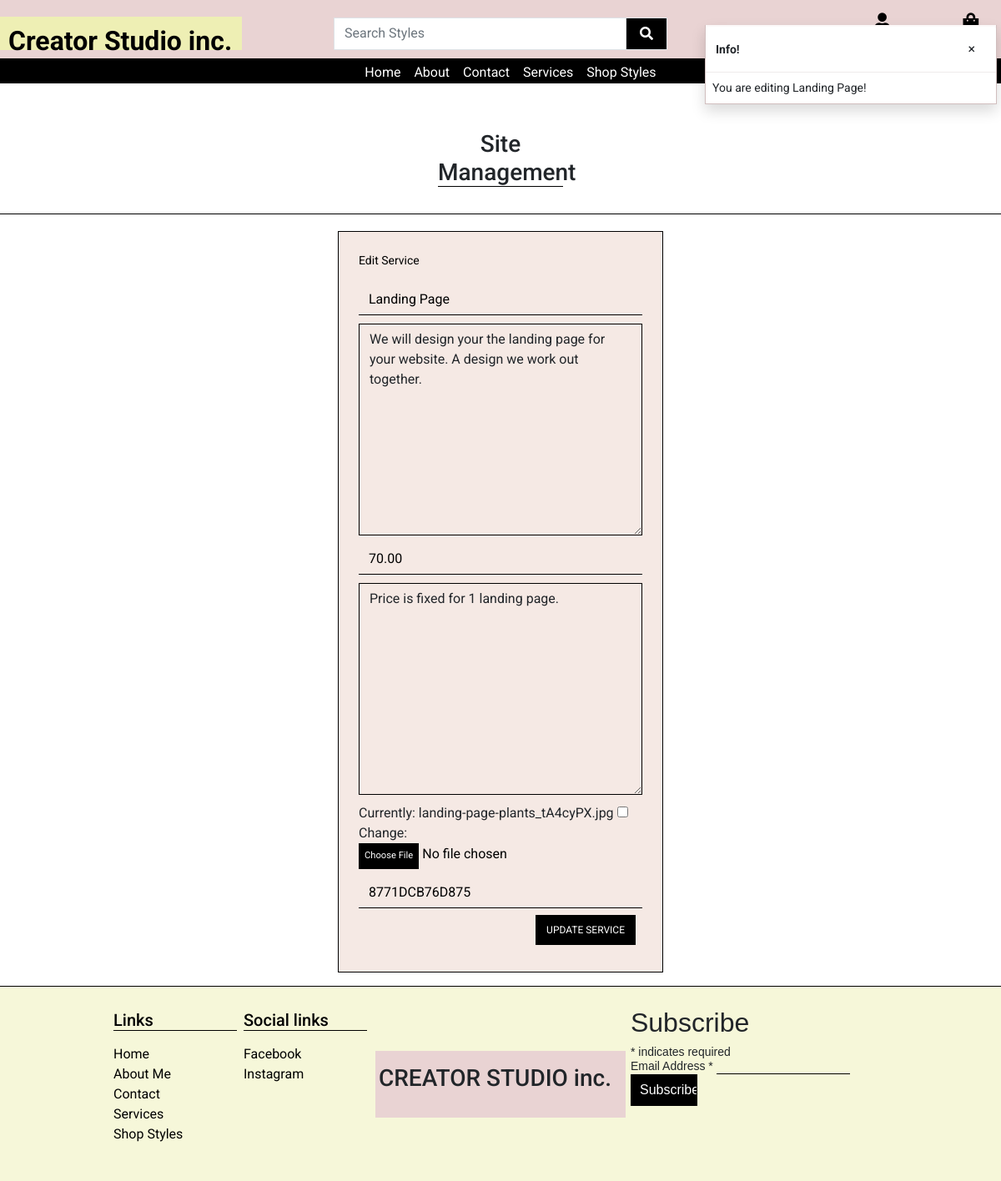
The page /services/edit/4/ (signed in) on the database its author committed.
### services/models.py (models this page shows, shortened)
class Services(models.Model):
    class Meta:
        verbose_name_plural = 'Services'
    name = models.CharField(max_length=254)
    description = models.TextField(max_length=254)
    price = models.DecimalField(max_digits=6, decimal_places=2)
    pricing_description = models.TextField(max_length=254)
    service_image = models.ImageField(null=True, blank=True)
    sku = models.CharField(max_length=254, null=True, blank=True)

### services/views.py (the view)
# urls.py: path('edit/<int:service_id>/', views.edit_service, name='edit_service'),
@login_required
def edit_service(request, service_id):
    if not request.user.is_superuser:
        messages.error(request, 'Sorry, only storeowners can do that!')
        return redirect(reverse('home'))
    service = get_object_or_404(Services, id=service_id)
    if request.method == 'POST':
        form = ServiceForm(request.POST, request.FILES, instance=service)
        if form.is_valid():
            form.save()
            messages.success(request, 'Successfully updated service!')
            return redirect('services')
        else:
            messages.error(request, 'Failed to update product. Please ensure the form is valid.')
    else:
        form = ServiceForm(instance=service)
        messages.info(request, f'You are editing {service.name}!')
    template = 'services/edit_service.html'
    context = {
        'form': form,
        'service': service,
    }
    return render(request, template, context)

### services/forms.py
class ServiceForm(forms.ModelForm):
    class Meta:
        model = Services
        fields = (
            'name',
            'description',
            'price',
            'pricing_description',
            'service_image',
            'sku')
    def __init__(self, *args, **kwargs):
        super().__init__(*args, **kwargs)
        placeholders = {
            'name': 'Service Name',
            'description': 'Service Description',
            'price': 'Price',
            'pricing_description': 'Price Description',
            'service_image': 'Service Image',
            'sku': 'SKU - Unique'
        }
        for field in self.fields:
            placeholder = placeholders[field]
            self.fields[field].widget.attrs['placeholder'] = placeholder

### bag/contexts.py (called while the page is built, shortened)
def bag_contents(request):
    bag_items = []
    total = 0
    product_count = 0
    bag = request.session.get('bag', {})
    grand_total = total
    context = {
        'bag_items': bag_items,
        'total': total,
        'product_count': product_count,
        'grand_total': grand_total,
    }
    return context

### services/templates/services/edit_service.html (shortened to what this page needs)
{% extends 'base.html' %}
{% load static %}
{% load crispy_forms_tags %}
{% block extra_css %}
<link rel="stylesheet" href="{% static 'services/css/services.css' %}">
{% endblock %}
{% block content %}
{% block page_header %}
<div class="container header-container">
</div>
{% endblock %}
<div class="page-header d-flex justify-content-md-center">
    <h3 class="text-center mt-3 underline">Site Management</h3>
</div>
<br>
<div class="line-break"></div>
<div class="container">
    <div class="contact-form row d-flex justify-content-md-center mb-3">
        <div class="col-12 col-md-7 col-xl-5 d-flex justify-content-center color-container p-sm-4">
            <form action="{% url 'edit_service' service.id %}" method="POST" id="edit-service-form" class="color-form w-100" enctype="multipart/form-data">
                <fieldset>
                    <legend class="fieldset-label small text-black">Edit Service</legend>
                        {{ form | crispy }}
                </fieldset>
                <div class="mb-2 me-2 d-flex justify-content-end pt-2">
                    <button type="submit" class=" submit btn btn-md rounded-0 text-uppercase py-2">Update Service</button>
                </div>
            </form>
        </div>
    </div>
</div>
{% endblock %}

### static/css/base.css (style rules this page uses)
html { height: 100%; }
body { font-family: Roboto, sans-serif; height: 100%; }
.row { margin: 0; padding: 0; --bs-gutter-x: 0 !important; --bs-gutter-y: 0 !important; }
.page-header { justify-content: center; margin-top: 80px !important; }
.underline { width: 150px; border-bottom: 1px solid black; }
.line-break { border-bottom: 1px solid black; margin-bottom: 20px; }
.submit { background-color: #000; color: #fff; font-size: .75rem; }
.color-container { background-color: #F5E9E4; border: 1px solid black; }
.color-form input { border: 0; border-radius: 0; border-bottom: 1px solid #000; color: #000; background-color: #F5E9E4; }
.form-group { padding-top: 10px; }
.color-form textarea { background-color: #F5E9E4; border: 1px solid #000; border-radius: 0; }
.color-form input[type="file"] { border: 0 !important; width: 100%; }
a { color: inherit; text-decoration: none; transition: all 0.3s; }
@media (min-width: 1200px) { .container { max-width: 80%; } }
@media (min-width: 992px) { .header-container { padding-top: 30px; } }

### rows shown on the page
Services: name "Landing Page", description "We will design your the landing page for your website. A design we work out together.", price "70.00", pricing_description "Price is fixed for 1 landing page.", sku "8771DCB76D875"

### other values the page prints
{{ message }} "You are editing Landing Page!"
